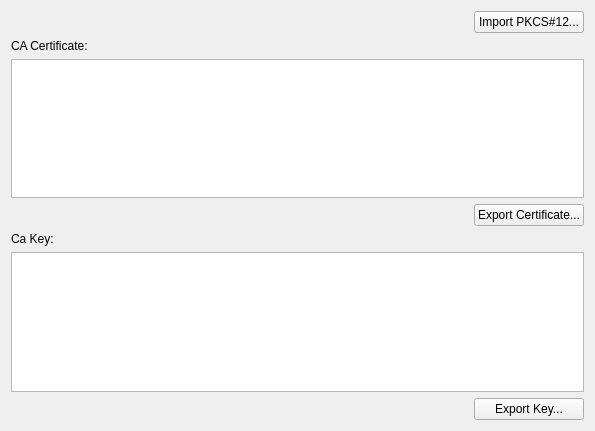
<?xml version="1.0" encoding="UTF-8"?>
<ui version="4.0">
 <class>SslSettingsPage</class>
 <widget class="QWidget" name="SslSettingsPage">
  <property name="geometry">
   <rect>
    <x>0</x>
    <y>0</y>
    <width>595</width>
    <height>431</height>
   </rect>
  </property>
  <property name="windowTitle">
   <string>SSL Settings</string>
  </property>
  <layout class="QGridLayout" name="gridLayout">
   <item row="0" column="0">
    <spacer name="horizontalSpacer">
     <property name="orientation">
      <enum>Qt::Horizontal</enum>
     </property>
     <property name="sizeHint" stdset="0">
      <size>
       <width>441</width>
       <height>20</height>
      </size>
     </property>
    </spacer>
   </item>
   <item row="0" column="1">
    <widget class="QPushButton" name="pushButton_3">
     <property name="text">
      <string>Import PKCS#12...</string>
     </property>
    </widget>
   </item>
   <item row="1" column="0">
    <widget class="QLabel" name="label">
     <property name="text">
      <string>CA Certificate:</string>
     </property>
    </widget>
   </item>
   <item row="2" column="0" colspan="2">
    <widget class="QTextEdit" name="textEdit"/>
   </item>
   <item row="3" column="0">
    <spacer name="horizontalSpacer_2">
     <property name="orientation">
      <enum>Qt::Horizontal</enum>
     </property>
     <property name="sizeHint" stdset="0">
      <size>
       <width>441</width>
       <height>20</height>
      </size>
     </property>
    </spacer>
   </item>
   <item row="3" column="1">
    <widget class="QPushButton" name="pushButton">
     <property name="text">
      <string>Export Certificate...</string>
     </property>
    </widget>
   </item>
   <item row="4" column="0">
    <widget class="QLabel" name="label_2">
     <property name="text">
      <string>Ca Key:</string>
     </property>
    </widget>
   </item>
   <item row="5" column="0" colspan="2">
    <widget class="QTextEdit" name="textEdit_2"/>
   </item>
   <item row="6" column="1">
    <widget class="QPushButton" name="pushButton_2">
     <property name="text">
      <string>Export Key...</string>
     </property>
    </widget>
   </item>
  </layout>
 </widget>
 <resources/>
 <connections/>
</ui>
